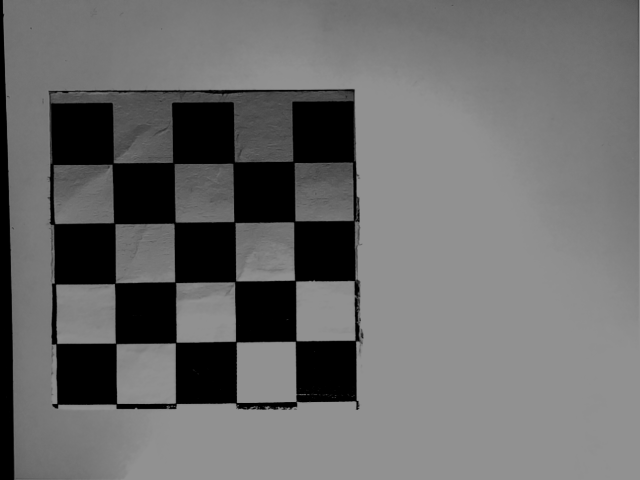
#> input picture 03__Project3/02__MainCode/calibration/000016.bmp, 640 x 480 px; its folder holds only this picture in this run
$ python full_code_spr3.py
#> lines starting #> are read from the running program, lines starting #| are printed output that depends on the picture; after the words box and inside, x2 and y2 are one past the last pixel; in counts of white or black regions, pixels touching at a corner belong together; long printed decimals are rounded
#> further down, img is the input picture: shape (480, 640, 3); min 0, max 146, mean 106.5
import cv2
import numpy as np
import matplotlib.pyplot as plt
import numpy as np
import cv2
import os
from PIL import Image
from torchvision.transforms import transforms
from math import pi
import math
import random
import time
import matplotlib.pyplot as plt
from mpl_toolkits.mplot3d import Axes3D
from IPython.display import clear_output, Image, display, HTML  # functionality to display images in the notebook
import tools_camera as ca
import glob
import pickle
import yaml

def preprocess_image(image, filename, kernel_size=5, show=True):
    """
    1) Convert to gray
    2) Median blur
    3) Otsu threshold to binary
    4) Find external contours and mask them in
    Returns a cleaned binary image.
    """
#> called with filename = 'calibration/000016.bmp', kernel_size = 5, show = False
    # 1) gray
    gray = cv2.cvtColor(image, cv2.COLOR_BGR2GRAY)

    # 2) median blur
    median = cv2.medianBlur(gray, kernel_size)

    # 3) otsu threshold
    _, binary = cv2.threshold(
        median, 0, 255, cv2.THRESH_BINARY + cv2.THRESH_OTSU
    )
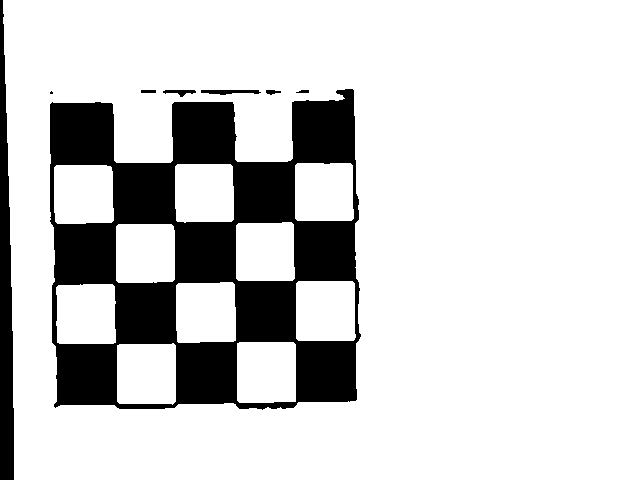
#> binary: shape (480, 640); 81.8% white; 8 black regions (1 under 20 px)

    # 4) find + fill external contours
    contours, _ = cv2.findContours(
        binary, cv2.RETR_EXTERNAL, cv2.CHAIN_APPROX_SIMPLE
    )
#> contours = 1 contour; box (x1, y1, x2, y2) and area: (3, 0, 640, 480) 301440
    mask = np.zeros_like(binary)
    cv2.drawContours(mask, contours, -1, color=255, thickness=cv2.FILLED)
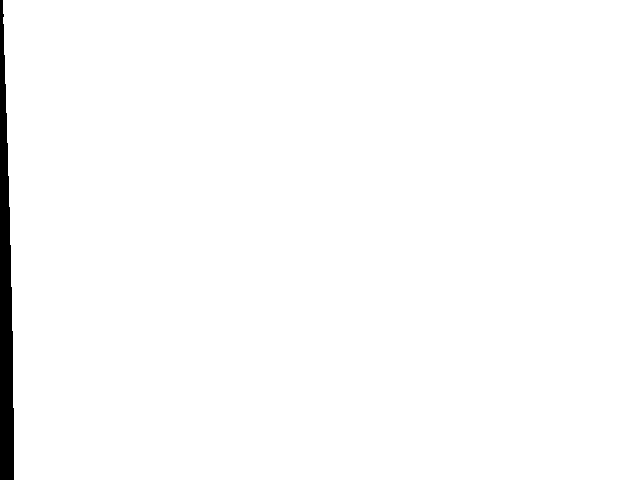
#> mask: shape (480, 640); 98.5% white; 1 black region, box (x1, y1, x2, y2) and area: (0, 0, 14, 480) 4650
    cleaned = cv2.bitwise_and(binary, mask)

    # show inline
    if show:
        plt.figure(figsize=(5,5))
        plt.imshow(cleaned, cmap='gray')
        plt.title(f"Preprocessed / Cleaned {filename}")
        plt.axis('off')
        plt.show()

    return cleaned


### -------------------------- Import and find chessboard corners -------------------------- ###

""""Extraction of pairs of world points and their corresponding projected points in pixels"""
images = glob.glob('calibration/*.bmp')
print(f"Found {len(images)} images:")
print(images)


pattern_size = (4,4)

# prepare object points, like (0,0,0), (1,0,0), (2,0,0) ....,(6,5,0)
objp = np.zeros((pattern_size[0] * pattern_size[1], 3), np.float32)
objp[:, :2] = np.mgrid[0:pattern_size[1], 0:pattern_size[0]].T.reshape(-1, 2)

# 3) Storage for all images
objpoints = []   # 3D points in real world space
imgpoints = []   # 2D points in image plane

for idx, fname in enumerate(images):
    img = cv2.imread(fname)
    preprocesssed_image = preprocess_image(img, fname, 5, show=False)

    # 1) detect on the cleaned mask:
    ret, corners = cv2.findChessboardCorners(
        preprocesssed_image,
        pattern_size,
        flags=cv2.CALIB_CB_ADAPTIVE_THRESH + cv2.CALIB_CB_NORMALIZE_IMAGE
    )
#> ret = True; corners = 16 rows, first 8: [113, 164], [173.5, 163], [233.5, 162.5], [292, 162], [114.5, 223], [176.1, 220.9], [234.5, 222], [294, 221]

    if not ret:
        print(f" ⚠️ Corners not found in {fname}, skipping.")
        continue
    else:
        print(f" ✔️ Found corners in {fname}")

    # 2) draw onto a *color* copy of your cleaned mask, so you can see the colored circles
    vis = cv2.cvtColor(preprocesssed_image, cv2.COLOR_GRAY2BGR)
#> vis: shape (480, 640, 3); 81.8% white; 8 black regions (1 under 20 px), largest, box (x1, y1, x2, y2) and area: (50, 89, 361, 410) 50772, (0, 0, 14, 480) 4650, (201, 90, 261, 95) 210
    cv2.drawChessboardCorners(vis, pattern_size, corners, ret)
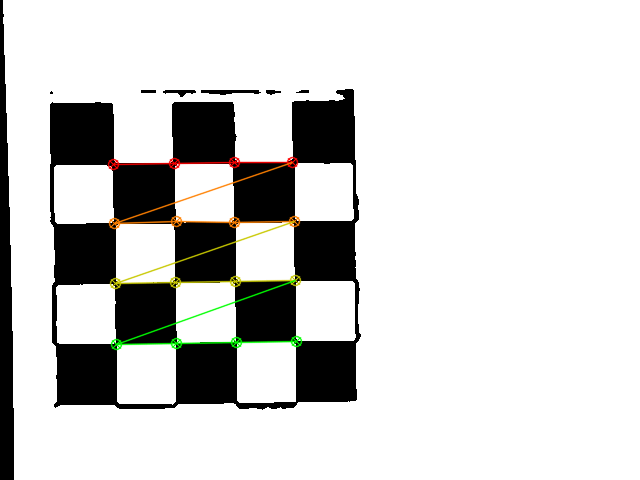
#> vis: shape (480, 640, 3); mean B, G, R 207.9, 209.2, 209.3
    cv2.imshow('cleaned + corners', vis)
    cv2.waitKey(500)

    # 6) Refine to subpixel accuracy (optional but recommended)
    gray_orig = cv2.cvtColor(img, cv2.COLOR_BGR2GRAY)
    criteria = (cv2.TermCriteria_EPS + cv2.TermCriteria_MAX_ITER, 30, 0.001)
    corners2 = cv2.cornerSubPix(gray_orig, corners, (11, 11), (-1, -1), criteria)
#> corners2 = 16 rows, first 8: [112.5, 163.4], [173.4, 162.9], [233.6, 162.4], [293.5, 161.7], [114.3, 223.2], [174.5, 222.6], [234.4, 222.1], [294.3, 221.4]

    # 7) Append object points and image points
    objpoints.append(objp)
    imgpoints.append(corners2)

print(f"✔️  Collected {len(objpoints)} valid views.")


cv2.destroyAllWindows()


### -------------------------- Calibrate Camera -------------------------- ###

# 2) Camera calibration
# we can use the size of the last image for all
h, w = img.shape[:2]
#> h = 480; w = 640
img_size = (w, h)
#> img_size = (640, 480)

ret, mtx, dist, rvecs, tvecs = cv2.calibrateCamera(
    objpoints, imgpoints, img_size, None, None
)
#> ret = 0.272; mtx = [[34755.4, 0, 314.9], [0, 24217.7, 239.8], [0, 0, 1]]; dist = [[205.2, -0.0239, -0.0413, 0.471, -1.64e-06]]; rvecs = ([0.00281, -0.796, -0.0117],); tvecs = ([-2.35, -1.27, 404.8],)

print("Calibration RMS error:", ret)
#| Calibration RMS error: 0.2716
print("Camera matrix (K):\n", mtx)
#| Camera matrix (K):
#|  [[3.47554012e+04 0.00000000e+00 3.14917939e+02]
#|  [0.00000000e+00 2.42177337e+04 2.39826683e+02]
#|  [0.00000000e+00 0.00000000e+00 1.00000000e+00]]
print("Distortion coeffs:", dist.ravel())
#| Distortion coeffs: [ 2.05158212e+02 -2.39449060e-02 -4.12872545e-02  4.71178164e-01
#|  -1.63808145e-06]

# 3) For each view, get R, T and build the 3×4 [R|T] and P = K [R|T]
for i, (rvec, tvec) in enumerate(zip(rvecs, tvecs)):
    R, _ = cv2.Rodrigues(rvec)
    T = tvec.reshape(3,1)
    RT = np.hstack((R, T))    # shape = (3,4)
    P  = mtx.dot(RT)          # 3×4 projection matrix
    print(f"\nView {i}:")
    print(" rvec:\n", rvec.ravel())
    print(" tvec:\n", tvec.ravel())
    print(" Projection P = K [R|T]:\n", P)
#> this loop made 1 pass
#> (rvec, T) on pass 1: ([0.00281, -0.796, -0.0117], [-2.35, -1.27, 404.8])
#| View 0:
#|  rvec:
#|  [ 0.002808 -0.7958  -0.01172]
#|  tvec:
#|  [ -2.352  -1.275 404.779]
#|  Projection P = K [R|T]:
#|  [[ 2.45411322e+04  3.30908123e+02 -2.46101689e+04  4.57254791e+04]
#|  [-1.09047588e+02  2.42177317e+04  2.13820846e+02  6.62030872e+04]
#|  [ 7.14404987e-01  6.94205396e-03  6.99698022e-01  4.04779050e+02]]

### -------------------------- Find homography -------------------------- ###


homographies_direct = []   # via point–point DLT (RANSAC)
homographies_plane  = []   # via K [r1 r2 t]

for i, (objp, corners, rvec, tvec) in enumerate(
        zip(objpoints, imgpoints, rvecs, tvecs)):

    # 1) Direct DLT from your detected corners (in case you just
    #    want a purely image-to-world fit, robustified by RANSAC)
    world_pts = objp[:, :2]                   # shape = (N,2)
    image_pts = corners.reshape(-1, 2)        # shape = (N,2)
    H_dlt, mask = cv2.findHomography(
        world_pts, image_pts,
        cv2.RANSAC,     # or 0 if you trust all correspondences
        5.0             # reprojection threshold in pixels
    )
    homographies_direct.append(H_dlt / H_dlt[2,2])
    print(f"View {i} – homography (DLT+RANSAC):\n", H_dlt)

    # 2) Recompute H using your known intrinsics+extrinsics:
    #    for a plane Z=0, the projection is H = K [r1 r2 t].
    R, _ = cv2.Rodrigues(rvec)    # turn the Rodrigues vector into a 3×3
    T = tvec.reshape(3,1)
    H_plane = mtx @ np.hstack((R[:, :2], T))
    H_plane /= H_plane[2,2]       # normalize scale to make h33 = 1
    homographies_plane.append(H_plane)
    print(f"View {i} – homography (K[R|t]):\n", H_plane)
#> this loop made 1 pass
#> (rvec, mask, T) on pass 1: ([0.00281, -0.796, -0.0117], [1, 1, 1, 1, 1, 1, 1, 1, 1, 1, 1, 1, 1, 1, 1, 1], [-2.35, -1.27, 404.8])
#| View 0 – homography (DLT+RANSAC):
#|  [[ 6.06997154e+01  8.24025201e-01  1.13087243e+02]
#|  [-2.11917122e-01  5.99962507e+01  1.63323311e+02]
#|  [ 1.99210914e-03  1.94227611e-05  1.00000000e+00]]
#| View 0 – homography (K[R|t]):
#|  [[ 6.06284644e+01  8.17503087e-01  1.12964046e+02]
#|  [-2.69400277e-01  5.98295088e+01  1.63553640e+02]
#|  [ 1.76492580e-03  1.71502304e-05  1.00000000e+00]]
#> after the loop, homographies_direct = [[[60.7, 0.824, 113.1], [-0.212, 60, 163.3], [0.00199, 1.94e-05, 1]]]; homographies_plane = [[[60.63, 0.818, 113], [-0.269, 59.83, 163.6], [0.00176, 1.72e-05, 1]]]
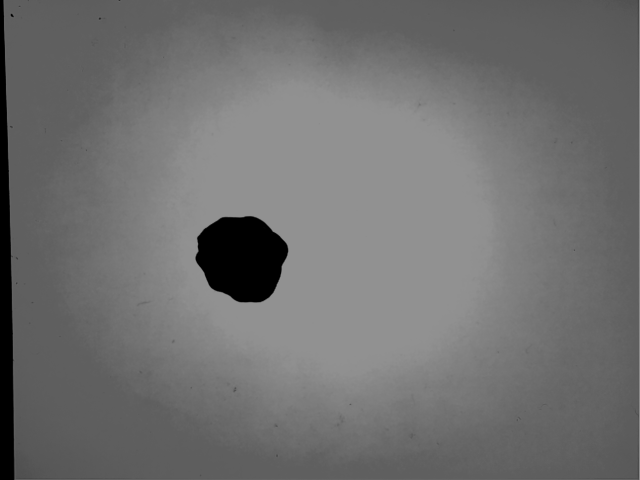
#> input picture 03__Project3/02__MainCode/test_pics/000044.bmp, 640 x 480 px
#> further down, bean_img is the input picture: shape (480, 640, 3); min 0, max 146, mean 111.9

### -------------------------- Test on Bean -------------------------- ###

import cv2
import numpy as np
from skimage.feature import graycomatrix, graycoprops
from scipy.stats import skew

def pre_process_and_extract_features(image):

    kernel_size = 5
    gray_img = cv2.cvtColor(image, cv2.COLOR_BGR2GRAY)
    median_img = cv2.medianBlur(gray_img, kernel_size)
    if len(median_img.shape) == 3:
        median_img = cv2.cvtColor(median_img, cv2.COLOR_BGR2GRAY)
    otsu_threshold, binary_img = cv2.threshold(median_img, 0, 255, cv2.THRESH_BINARY + cv2.THRESH_OTSU)
    contours, _ = cv2.findContours(binary_img, cv2.RETR_EXTERNAL, cv2.CHAIN_APPROX_SIMPLE)

    return contours, median_img

def preprocess_image_bean(image, filename="Some_file", kernel_size=5, show=True):
    """
    1) Convert to gray
    2) Median blur
    3) Otsu threshold to binary
    4) Find external contours and mask them in
    Returns a cleaned binary image.
    """
#> called with filename = 'test_pics/000044.bmp', kernel_size = 5, show = True
    # 1) gray
    gray = cv2.cvtColor(image, cv2.COLOR_BGR2GRAY)

    # 2) median blur
    median = cv2.medianBlur(gray, kernel_size)

    # 3) otsu threshold
    _, binary = cv2.threshold(
        median, 0, 255, cv2.THRESH_BINARY_INV + cv2.THRESH_OTSU
    )
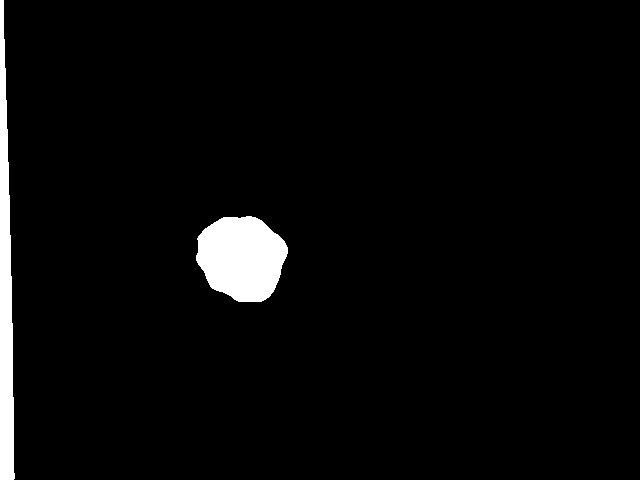
#> binary: shape (480, 640); 3.5% white; 2 white regions

    # 4) find + fill external contours
    contours, _ = cv2.findContours(
        binary, cv2.RETR_EXTERNAL, cv2.CHAIN_APPROX_SIMPLE
    )
#> contours = 2 contours; box (x1, y1, x2, y2) and area: (196, 216, 288, 302) 5864, (0, 0, 15, 480) 4314
    mask = np.zeros_like(binary)
    cv2.drawContours(mask, contours, -1, color=255, thickness=cv2.FILLED)
    cleaned = cv2.bitwise_and(binary, mask)

    # show inline
    if show:
        plt.figure(figsize=(5,5))
#> (this line was passed over: IPython is not available in this run)
        plt.imshow(cleaned, cmap='gray')
#> (this line was passed over: IPython is not available in this run)
        plt.title(f"Preprocessed / Cleaned {filename}")
#> (this line was passed over: IPython is not available in this run)
        plt.axis('off')
        plt.show()

    return cleaned, contours

bean_file_name = 'test_pics/000044.bmp'
bean_img = cv2.imread(bean_file_name)

if img is None:
    raise FileNotFoundError(f"Could not load {bean_img}")


# 2) Show the raw image so you can verify you’ve got the right one
plt.figure(figsize=(6,6))
plt.imshow(cv2.cvtColor(bean_img, cv2.COLOR_BGR2RGB))
plt.title("Raw Bean Image (before any processing)")
plt.axis('off')
plt.show()


# --- 3) Detect contours & features, grab centroids ---
#contours, median_img = pre_process_and_extract_features(bean_img)
#> (the run stopped early here; a loop or call above may not have finished)
